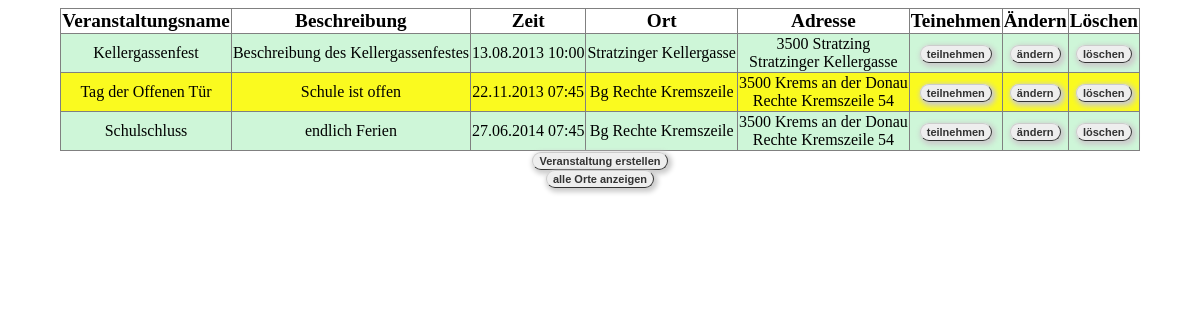
Page /veranstaltungen.php on the committed database.
### tables this page shows
CREATE TABLE IF NOT EXISTS `veranstaltungen` (
  `veranstaltungs_id` int(10) unsigned NOT NULL AUTO_INCREMENT,
  `name` varchar(50) NOT NULL,
  `beschreibung` varchar(500) DEFAULT NULL,
  `zeit` datetime DEFAULT NULL,
  `ort_id` int(11) NOT NULL,
  PRIMARY KEY (`veranstaltungs_id`)
);

CREATE TABLE IF NOT EXISTS `orte` (
  `ort_id` int(10) unsigned NOT NULL AUTO_INCREMENT,
  `ort_name` varchar(50) NOT NULL,
  `stadt` varchar(50) NOT NULL,
  `plz` varchar(5) NOT NULL,
  `strasse` varchar(50) DEFAULT NULL,
  `hausnummer` varchar(5) DEFAULT NULL,
  PRIMARY KEY (`ort_id`)
);

### veranstaltungen.php (the view, shortened to what this page needs)
<!DOCTYPE html>
<html lang="de">
<head>
    <link rel="stylesheet" href="./style.css" />
</head>
<body>
<?php
require_once "verbindungsaufbau.php";
$ergebnis = $mysqli->query("SELECT * FROM orte, veranstaltungen WHERE orte.ort_id = veranstaltungen.ort_id");
echo "<table border='1'>\n";
echo "<tr><th>Veranstaltungsname</th><th>Beschreibung</th><th>Zeit</th><th>Ort</th><th>Adresse</th><th>Teinehmen</th><th>Ändern</th><th>Löschen</th>";
while ($zeile = $ergebnis->fetch_array()) {
		echo "<tr><td>" . htmlspecialchars($zeile["name"]) . "</td>"
        . "<td>" . htmlspecialchars($zeile['beschreibung']) . "</td>"
        . "<td>" . date( 'd.m.Y H:i', strtotime(htmlspecialchars($zeile['zeit'])))
        . "<td>" . htmlspecialchars($zeile['ort_name']) . "</td>"
        . "<td>" . htmlspecialchars($zeile['plz']) . " " . htmlspecialchars($zeile['stadt']) . "<br /> " . htmlspecialchars($zeile['strasse']) . " " . htmlspecialchars($zeile['hausnummer']) . "</td>"
        . "<td><a class='tabelle' href='./teilnahme.php?id=" . htmlspecialchars($zeile['veranstaltungs_id']) . "'><b>teilnehmen</b></a></td>"
        . "<td><a class='tabelle' href='./veranstaltung_aendern.php?id=" . htmlspecialchars($zeile['veranstaltungs_id']) . "'>ändern</a></td>"
        . "<td><a class='tabelle' href='./veranstaltung_loeschen.php?id=" . htmlspecialchars($zeile['veranstaltungs_id']) . "'>löschen</a></td>"
        ."</td></tr>\n" ;
}
echo "</table>";
?>
<a href="veranstaltung_erstellen.php">Veranstaltung erstellen</a>
<br /><a href="orte.php">alle Orte anzeigen</a>
</body>
</html>

### style.css (style rules this page uses)
tr:nth-child(2n) td { background: #CEF6D8 }
tr:nth-child(2n-1) td { background: #FAFA1F }
table { margin: auto; border-collapse: collapse; }
th { font-size: 120%; font-weight: bold; }
a { font: bold 11px Arial; text-decoration: none; background-color: #EEEEEE; color: #333333; padding: 2px 6px 2px 6px; border-top: 1px solid #CCCCCC; border-right: 1px solid #333333; border-bottom: 1px solid #333333; border-left: 1px solid #CCCCCC; -webkit-border-radius: 30px; border-radius: 30px; -moz-box-shadow: 2px 2px 5px 2px #ccc; -webkit-box-shadow: 2px 2px 5px 2px #ccc; box-shadow: 2px 2px 5px 2px #ccc; }
html { text-align: center; }

### rows in the picture
veranstaltungen: name "Kellergassenfest", beschreibung "Beschreibung des Kellergassenfestes", zeit "13.08.2013 10:00", ort.ort_name "Stratzinger Kellergasse", ort.plz "3500", ort.stadt "Stratzing", ort.strasse "Stratzinger Kellergasse"
veranstaltungen: name "Tag der Offenen Tür", beschreibung "Schule ist offen", zeit "22.11.2013 07:45", ort.ort_name "Bg Rechte Kremszeile", ort.plz "3500", ort.stadt "Krems an der Donau", ort.strasse "Rechte Kremszeile", ort.hausnummer "54"
veranstaltungen: name "Schulschluss", beschreibung "endlich Ferien", zeit "27.06.2014 07:45", ort.ort_name "Bg Rechte Kremszeile", ort.plz "3500", ort.stadt "Krems an der Donau", ort.strasse "Rechte Kremszeile", ort.hausnummer "54"
